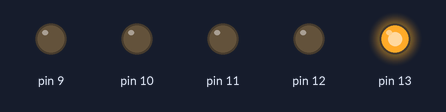
Simulated run of this sketch. Board: Arduino Uno, built with avr-gcc and run on an emulated ATmega328P. Parts: output pins drawn as LEDs (lit = HIGH).

Above: at 0.5 s.
At 2.5 s:
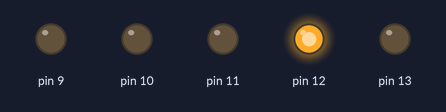
At 4.5 s:
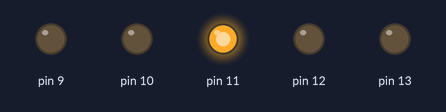
At 6.5 s:
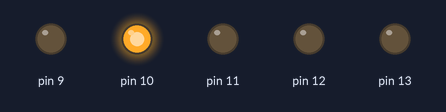
At 8.5 s:
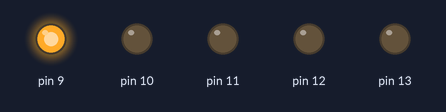
At 11.5 s:
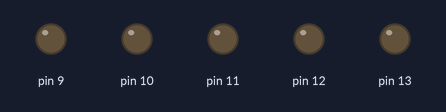
Timing chart, 0 to 13.0 s (numbered marks = the images above):
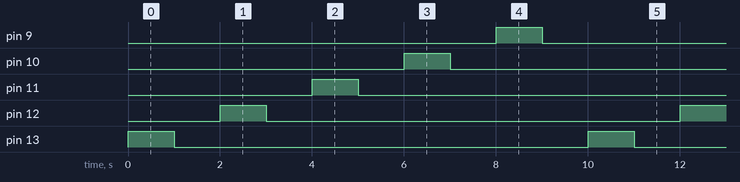

The sketch:

c_digo3.ino
```cpp
//  C++ code
void setup()
{
  pinMode(13, OUTPUT);
  pinMode(12, OUTPUT);
  pinMode(11, OUTPUT);
  pinMode(10, OUTPUT);
  pinMode(9, OUTPUT);
}

void loop()
{
 PiscaLedVerde();
 PiscaLedAmarelo();
 PiscaLedLaranja();
 PiscaLedVermelho();
 PiscaLedAzul();
}
  void PiscaLedVerde()
{
  digitalWrite(13, HIGH);
  delay(1000);
  digitalWrite(13, LOW);
  delay(1000);
}

  void PiscaLedAmarelo()
 {
  digitalWrite(12, HIGH);
  delay(1000);
  digitalWrite(12, LOW);
  delay(1000);
 }

  void PiscaLedLaranja()
 {
  digitalWrite(11, HIGH);
  delay(1000);
  digitalWrite(11, LOW);
  delay(1000);
 }

  void PiscaLedVermelho()
 {
  digitalWrite(10, HIGH);
  delay(1000);
  digitalWrite(10, LOW);
  delay(1000);
 }
 void PiscaLedAzul()
 {
  digitalWrite(9, HIGH);
  delay(1000);
  digitalWrite(9, LOW);
  delay(1000);
 }
```

Measured:
- by itself, pin 9–13: alternates HIGH for 1.0 s and LOW for 9.0 s
- by itself, everything shown: repeats every 10.0 s, in 10 steps
